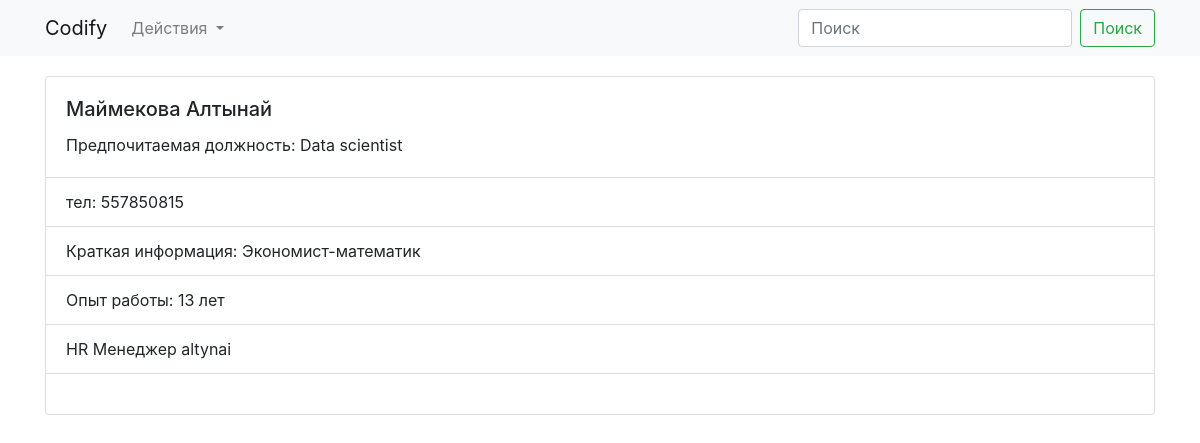
Page /employee/1 on the committed database.
### app/models.py (models this page shows, shortened)
class Employee(db.Model):
    id = db.Column(db.Integer, primary_key=True)
    fullname = db.Column(db.String(50), nullable=False)
    phone = db.Column(db.String(50), nullable=False)
    short_info = db.Column(db.String(100), nullable=False)
    experience = db.Column(db.Integer, nullable=False)
    preferred_position = db.Column(db.String(50), nullable=False)
    user_id = db.Column(db.Integer, db.ForeignKey('user.id'))
    user = db.relationship('User', backref=db.backref('employees', lazy=True))

class User(UserMixin, db.Model):
    id = db.Column(db.Integer, primary_key=True)
    username = db.Column(db.String(20), unique=True, nullable=False)
    password_hash = db.Column(db.String(128), nullable=False)
    @property
    def password(self):
        return self.password_hash

### app/views.py (the view)
def employee_detail(employee_id):
    employee = models.Employee.query.get(employee_id)
    return render_template('employee_detail.html', employee=employee)

### app/templates/employee_detail.html (shortened to what this page needs)
{% extends 'base.html' %}
{% block content %}
<div class="container">
  <div class="card">
    <div class="card-body">
      <h5 class="card-title">{{ employee.fullname }}</h5>
      <p class="card-text">Предпочитаемая должность: {{ employee.preferred_position }}</p>
    </div>
    <ul class="list-group list-group-flush">
      <li class="list-group-item">тел: {{ employee.phone }}</li>
      <li class="list-group-item">Краткая информация: {{ employee.short_info }}</li>
      <li class="list-group-item">Опыт работы: {{ employee.experience }} лет</li>
      <li class="list-group-item">HR Менеджер {{ employee.user.username }}</li>
    </ul>
    <div class="card-body">
    </div>
  </div>
</div>
{% endblock content %}

### rows in the picture
Employee: fullname "Маймекова Алтынай", preferred_position "Data scientist", phone "557850815", short_info "Экономист-математик", experience "13"
User: user.username "altynai"
